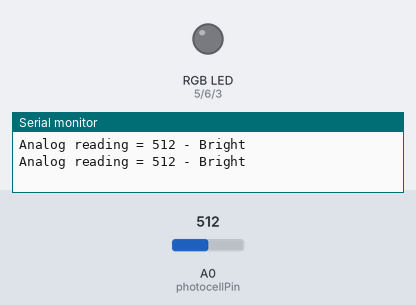
Simulated run of this sketch. Board: Arduino Uno, built with avr-gcc and run on an emulated ATmega328P. Parts: an RGB LED mixed from three pins (HIGH = lit), the last lines printed to the serial monitor. Inputs (shaded band) come from the test bench; at power-on: A0 (photocellPin) = 512. Dim RGB values are drawn brighter than linear.

Above: at 5.8 s.
5.9 s: A0 (photocellPin) set to 15
16.5 s: A0 (photocellPin) set to 12
At 26.0 s:
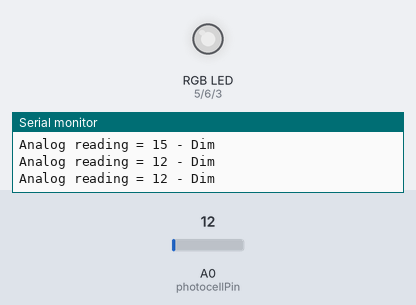
26.5 s: A0 (photocellPin) set to 210
At 36.0 s:
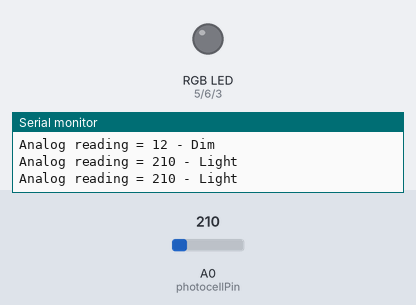
Timing chart, 0 to 37.5 s (numbered marks = the images above; inputs shaded):
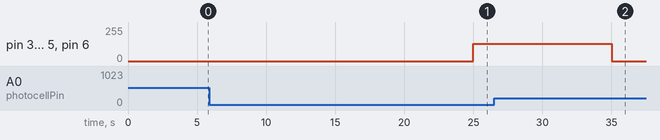

The sketch:

Photocell_automated_LED_Strips.ino
```cpp
/* Photocell controlling RGB LED Strip

Connect one end of the photocell to 5V, the other end to Analog 0.
Then connect one end of a 10K resistor from Analog 0 to ground

For more information see http://learn.adafruit.com/photocells */

int photocellPin = 0;     // the cell and 10K pulldown are connected to a0
int photocellReading;     // the analog reading from the analog resistor divider

#define REDPIN 5
#define GREENPIN 6
#define BLUEPIN 3

void setup(void) {
  // We'll send debugging information via the Serial monitor
  Serial.begin(9600);
  //  Assign the output for the RGB LED Strips
  pinMode(REDPIN, OUTPUT);
  pinMode(GREENPIN, OUTPUT);
  pinMode(BLUEPIN, OUTPUT);
}

void loop(void) {

  photocellReading = analogRead(photocellPin);
  int r_max, g_max, b_max;
  int r_min, g_min, b_min;

  // Maximum Total on all LED's. This is due to limitations of current/volts
  r_max = 130;
  g_max = 130;
  b_max = 130;

  r_min = 0;
  g_min = 0;
  b_min = 0;

  Serial.print("Analog reading = ");
  Serial.print(photocellReading);     // the raw analog reading

  // We'll have a few threshholds, qualitatively determined
  if (photocellReading < 10) {
    Serial.println(" - Dark");
  } else if (photocellReading < 200) {
    Serial.println(" - Dim");
  } else if (photocellReading < 500) {
    Serial.println(" - Light");
  } else if (photocellReading < 800) {
    Serial.println(" - Bright");
  } else {
    Serial.println(" - Very bright");
  }

  // Wait every 5 seconds for a check
  delay(5000);

  if (photocellReading <= 13) {
    analogWrite(REDPIN, r_max);
    analogWrite(GREENPIN, g_max);
    analogWrite(BLUEPIN, b_max);
  } else {
    analogWrite(REDPIN, r_min);
    analogWrite(GREENPIN, g_min);
    analogWrite(BLUEPIN, b_min);
  }

}
```

Measured:
- the behaviour switches between 14 and 13 on A0 (photocellPin) (found by bisection; images 0 and 1)
- after the input at 16.5 s, pin 3 (BLUEPIN), pin 5 (REDPIN), pin 6 (GREENPIN): 0/255 → 130/255 after 8.5 s
- after the input at 26.5 s, pin 3 (BLUEPIN), pin 5 (REDPIN), pin 6 (GREENPIN): 130/255 → 0/255 after 8.5 s
